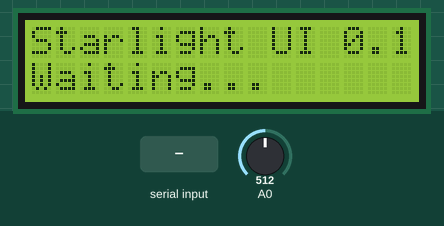
Bench run of a sketch on a simulated Arduino Uno, built with avr-gcc and run on an emulated ATmega328P. Parts: 16×2 character LCD. The inputs (shaded band) are chosen by the test bench; at power-on: A0 = 512.

Above: at 1.7 s.
1.8 s: "<H>" received over the second serial link
At 3.0 s:
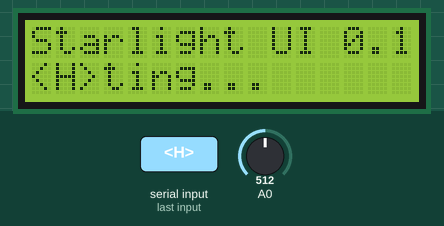
At 3.8 s:
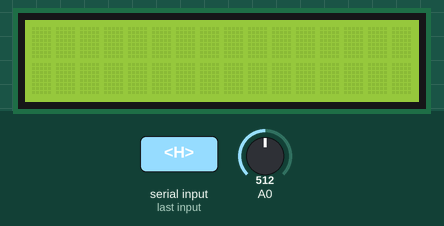
4.8 s: A0 set to 605
7.8 s: A0 set to 632
At 10.8 s:
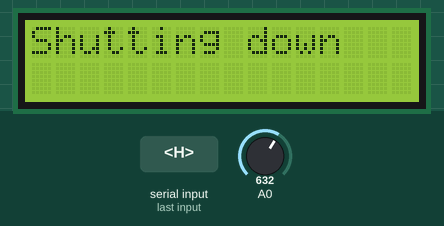
Timing chart, 0 to 12.3 s (numbered marks = the images above; inputs shaded):
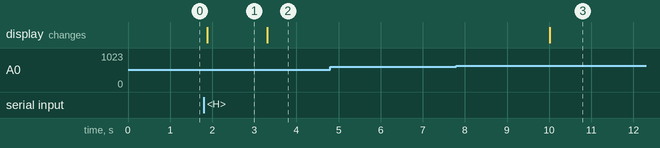

Measured:
- the behaviour switches between 619 and 620 on A0 (found by bisection; images 2 and 3)
- after the input at 1.8 s, the display: changes after 0.08 s (image 1)
- after the input at 4.8 s, every drawn part: stays the same
- after the input at 7.8 s, the display: changes after 2.2 s (image 3)
- what the display in image 1 shows lasts 1.4 s, from 1.9 s to 3.3 s

The sketch:

starlight-ui.ino
```cpp
// (licence header left out)
// https://www.arduino.cc/reference/en/libraries/liquidcrystal/
#include <LiquidCrystal.h>

// https://docs.arduino.cc/learn/built-in-libraries/software-serial
#include <SoftwareSerial.h>

const int pin_RS = 8;
const int pin_EN = 9;
const int pin_D4 = 4;
const int pin_D5 = 5;
const int pin_D6 = 6;
const int pin_D7 = 7;
const int pin_BL = 10;

LiquidCrystal lcd( pin_RS,  pin_EN,  pin_D4,  pin_D5,  pin_D6,  pin_D7);
const int lcdWidth = 16;
const int lcdHeight = 2;

char lineText[lcdWidth+1];
char modeText[10]; // e.g. play
char sourceText[10]; // e.g. stream
char timeText[20]; // e.g. 01/02  00:10
char ratesText[20]; // e.g. 44100

enum
{
  key_none = 0,
  key_up,
  key_down,
  key_left,
  key_right,
  key_select
} keys;

int connected = 0;
int last_key = key_none;
int key_repeated = 0;
int source = 1; // CD=0, streaming=1
int playing = 0;
int stopped = 0;
int readystream = 0;

unsigned long firstEject = 0;

#define rxPin 12
#define txPin 11

// Using SoftwareSerial library, which appears slightly flaky at receiving
// RX: 12, TX: 11, Invert logic (for direct connection of RX via. 10K series resistor to GD75232 TX)
// Note: Omitting this 10K resistor *will* blow up the Arduino, as RS-232 levels are +/-12V
//       ... the 10K resistor is enough to reduce max current to ~1mA in the ATMega ESD diodes
//
// At D9 PC end:
// pin 2: PC receive (direct connect)
// pin 3: PC transmit (*must* go through 10kohm resistor to avoid damage to uC)
// pin 5: GND
SoftwareSerial ser(rxPin, txPin, true);


void clearBuf()
{
  int i;
  for(i=0; i < lcdWidth; i++)
  {
    lineText[i] = ' ';
  }
  lineText[i] = 0;
}

void setup()
{
  lcd.begin(lcdWidth, lcdHeight);
  lcd.setCursor(0,0);

  lcd.print("Starlight UI 0.1");
  lcd.setCursor(0,1);
  lcd.print("Waiting...");

  // Define pin modes for TX and RX
  pinMode(rxPin, INPUT);
  pinMode(txPin, OUTPUT);

  ser.begin(9600);
  delay(500);
  ser.flush();

  modeText[0] = 0;
  sourceText[0] = 0;
}


int getResponse(char cmd, char *buf, int expected)
{
  int gotBytes = 0;
  int outLen = 0;
  int sleepTime = expected * 4;

  ser.flush();
  ser.write(cmd);
  delay(100); // SoftwareSerial seems buggy, prefers a wait while incoming data
  char val = 32;
  char termByte = 0;

  gotBytes = ser.available();
  while(ser.available())
  {
    val = ser.read();
    if(val != 0x0a && val != 13)
    {
      *buf++ = val;
      outLen++;
    }
    else
    {
      termByte++;
    }

    gotBytes--;
  }

  *buf++ = 0x0; // terminate buffer

  return outLen;
}


int getKey()
{
  int x;
  x = analogRead (0);

  if (x < 60)
  {
    return key_right;
  }
  else if(x < 200)
  {
    return key_up;
  }
  else if(x < 400)
  {
    return key_down;
  }
  else if(x < 620)
  {
    return key_left;
  }
  else if(x < 800)
  {
    return key_select;
  }

  return key_none;
}


void loop()
{
  int gotBytes;

  if(!connected)
  {
    gotBytes = getResponse('V', lineText, 14);

    if(gotBytes)
    {
      lcd.setCursor(0,1);
      lcd.print(lineText);
      connected = 1;

      delay(1000);
      readystream = 1;
    }
    else
    {
      return;
    }
  }

  // get current playback mode
  int modeBytes = getResponse('M', modeText, 6);
  if(modeBytes > 2) // should be a minimum of 2 bytes
  {
    stopped = (modeText[0] != 'p') ? 1 : 0;
  }

  if(readystream == 1 && stopped)
  {
    // go to streaming mode by default and hit play
    ser.write('z');
    delay(10);
    ser.write('p');
    delay(100); // otherwise STRM play gets reversed on startup
    readystream = 0;
  }

  int sourceBytes = getResponse('S', sourceText, 6);
  int timeBytes = getResponse('T', timeText, 14);
  int rateBytes = getResponse('R', ratesText, 14);
  if(rateBytes > 6) // only have room for input rate
  {
      if(ratesText[5] == 'H') // e.g. 44100
      {
        rateBytes = 5;
        ratesText[5] = 0;
      }
      else if(ratesText[6] == 'H') // e.g. 192K
      {
        rateBytes = 6;
        ratesText[6] = 0;
      }
  }
  else
  {
    // invalid?
    rateBytes = 0;
    ratesText[0] = 0;
  }

  int key = getKey();
  if(key != last_key)
  {
    if(key == key_select) // source select
    {
      key_repeated = 0;

      if(source == 0)
      {
        ser.write('z'); // stream
        delay(10);
        ser.write('s'); // stop
        delay(10);
        ser.write('p'); //play
        source = 1;
      }
      else if(source == 1)
      {
        ser.write('d'); // CD player
        delay(10);
        ser.write('s'); // stop
        source = 0;
      }
    }
    else if(key == key_up) // prev track
    {
      ser.write('<');
      delay(10);
    }
    else if(key == key_down) // next track
    {
      ser.write('>');
      delay(10);
    }
    else if(key == key_left) // stop
    {
      ser.write('s');
      delay(10);
    }
    else if(key == key_right) // pause/play
    {
      ser.write((stopped) ? 'p' : '/');
      delay(10);
    }
  }
  else
  {
    key_repeated++;

    if(key_repeated == 5 && key == key_select)
    {
      lcd.clear();
      lcd.setCursor(0, 0);
      lcd.print("Shutting down");
      ser.write('q');
      delay(20000); // should be shut down after 20 secs!
    }
    else if(key == key_left && source == 0)
    {
        ser.write('e'); // CD eject probably wanted
        delay(10);
    }
  }
  last_key = key;

  // update display

  // top line - "strm play"
  lcd.setCursor(0,0);
  lcd.print(sourceText);
  lcd.print(" ");
  lcd.print(modeText);
  lcd.print(" ");
  lcd.print(ratesText);
  int bytesWritten = sourceBytes+1+modeBytes+1+rateBytes;
  while(bytesWritten < lcdWidth)
  {
    lcd.print(" ");
    bytesWritten++;
  }

  // second line - timing
  lcd.setCursor(0,1);
  lcd.print(timeText);
  bytesWritten = timeBytes;
  while(bytesWritten < lcdWidth)
  {
    lcd.print(" ");
    bytesWritten++;
  }

  delay(10);
}
```
